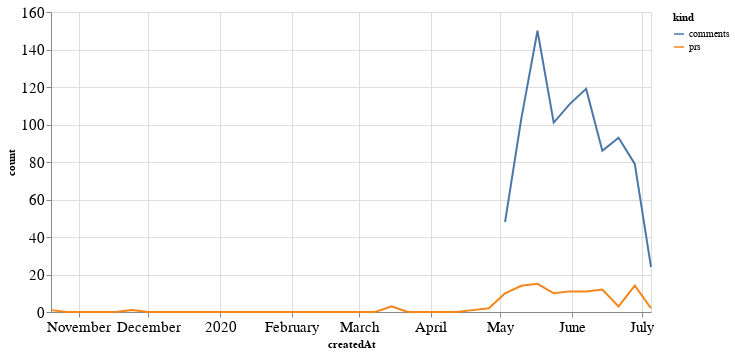

Notebook source saved alongside this figure:
### Code cell
alt.Chart(total_time, width=600).mark_line().encode(
    x='createdAt',
    y='count',
    color='kind'
)

### Figure 1 — Vega-Lite specification as saved in the notebook (floating-point values rounded to 4 significant figures)
{"config": {"axisLeft": {"labelFontSize": 15}, "axisBottom": {"labelFontSize": 15}}, "data": {"name": "data-55ab56f3a0daee4df197c204ff3b1c23"}, "mark": "line", "encoding": {"color": {"type": "nominal", "field": "kind"}, "x": {"type": "temporal", "field": "createdAt"}, "y": {"type": "quantitative", "field": "count"}}, "width": 600, "$schema": "https://vega.github.io/schema/vega-lite/v4.8.1.json", "datasets": {"data-55ab56f3a0daee4df197c204ff3b1c23": [{"createdAt": "2019-10-20T00:00:00", "kind": "prs", "count": 1.0}, {"createdAt": "2019-10-27T00:00:00", "kind": "prs", "count": 0.0}, {"createdAt": "2019-11-03T00:00:00", "kind": "prs", "count": 0.0}, {"createdAt": "2019-11-10T00:00:00", "kind": "prs", "count": 0.0}, {"createdAt": "2019-11-17T00:00:00", "kind": "prs", "count": 0.0}, {"createdAt": "2019-11-24T00:00:00", "kind": "prs", "count": 1.0}, {"createdAt": "2019-12-01T00:00:00", "kind": "prs", "count": 0.0}, {"createdAt": "2019-12-08T00:00:00", "kind": "prs", "count": 0.0}, {"createdAt": "2019-12-15T00:00:00", "kind": "prs", "count": 0.0}, {"createdAt": "2019-12-22T00:00:00", "kind": "prs", "count": 0.0}, {"createdAt": "2019-12-29T00:00:00", "kind": "prs", "count": 0.0}, {"createdAt": "2020-01-05T00:00:00", "kind": "prs", "count": 0.0}, {"createdAt": "2020-01-12T00:00:00", "kind": "prs", "count": 0.0}, {"createdAt": "2020-01-19T00:00:00", "kind": "prs", "count": 0.0}, {"createdAt": "2020-01-26T00:00:00", "kind": "prs", "count": 0.0}, {"createdAt": "2020-02-02T00:00:00", "kind": "prs", "count": 0.0}, {"createdAt": "2020-02-09T00:00:00", "kind": "prs", "count": 0.0}, {"createdAt": "2020-02-16T00:00:00", "kind": "prs", "count": 0.0}, {"createdAt": "2020-02-23T00:00:00", "kind": "prs", "count": 0.0}, {"createdAt": "2020-03-01T00:00:00", "kind": "prs", "count": 0.0}, {"createdAt": "2020-03-08T00:00:00", "kind": "prs", "count": 0.0}, {"createdAt": "2020-03-15T00:00:00", "kind": "prs", "count": 3.0}, {"createdAt": "2020-03-22T00:00:00", "kind": "prs", "count": 0.0}, {"createdAt": "2020-03-29T00:00:00", "kind": "prs", "count": 0.0}, {"createdAt": "2020-04-05T00:00:00", "kind": "prs", "count": 0.0}, {"createdAt": "2020-04-12T00:00:00", "kind": "prs", "count": 0.0}, {"createdAt": "2020-04-19T00:00:00", "kind": "prs", "count": 1.0}, {"createdAt": "2020-04-26T00:00:00", "kind": "prs", "count": 2.0}, {"createdAt": "2020-05-03T00:00:00", "kind": "prs", "count": 10.0}, {"createdAt": "2020-05-10T00:00:00", "kind": "prs", "count": 14.0}, {"createdAt": "2020-05-17T00:00:00", "kind": "prs", "count": 15.0}, {"createdAt": "2020-05-24T00:00:00", "kind": "prs", "count": 10.0}, {"createdAt": "2020-05-31T00:00:00", "kind": "prs", "count": 11.0}, {"createdAt": "2020-06-07T00:00:00", "kind": "prs", "count": 11.0}, {"createdAt": "2020-06-14T00:00:00", "kind": "prs", "count": 12.0}, {"createdAt": "2020-06-21T00:00:00", "kind": "prs", "count": 3.0}, {"createdAt": "2020-06-28T00:00:00", "kind": "prs", "count": 14.0}, {"createdAt": "2020-07-05T00:00:00", "kind": "prs", "count": 2.0}, {"createdAt": "2019-10-20T00:00:00", "kind": "comments", "count": null}, {"createdAt": "2019-10-27T00:00:00", "kind": "comments", "count": null}, {"createdAt": "2019-11-03T00:00:00", "kind": "comments", "count": null}, {"createdAt": "2019-11-10T00:00:00", "kind": "comments", "count": null}, {"createdAt": "2019-11-17T00:00:00", "kind": "comments", "count": null}, {"createdAt": "2019-11-24T00:00:00", "kind": "comments", "count": null}, {"createdAt": "2019-12-01T00:00:00", "kind": "comments", "count": null}, {"createdAt": "2019-12-08T00:00:00", "kind": "comments", "count": null}, {"createdAt": "2019-12-15T00:00:00", "kind": "comments", "count": null}, {"createdAt": "2019-12-22T00:00:00", "kind": "comments", "count": null}, {"createdAt": "2019-12-29T00:00:00", "kind": "comments", "count": null}, {"createdAt": "2020-01-05T00:00:00", "kind": "comments", "count": null}, {"createdAt": "2020-01-12T00:00:00", "kind": "comments", "count": null}, {"createdAt": "2020-01-19T00:00:00", "kind": "comments", "count": null}, {"createdAt": "2020-01-26T00:00:00", "kind": "comments", "count": null}, {"createdAt": "2020-02-02T00:00:00", "kind": "comments", "count": null}, {"createdAt": "2020-02-09T00:00:00", "kind": "comments", "count": null}, {"createdAt": "2020-02-16T00:00:00", "kind": "comments", "count": null}, {"createdAt": "2020-02-23T00:00:00", "kind": "comments", "count": null}, {"createdAt": "2020-03-01T00:00:00", "kind": "comments", "count": null}, {"createdAt": "2020-03-08T00:00:00", "kind": "comments", "count": null}, {"createdAt": "2020-03-15T00:00:00", "kind": "comments", "count": null}, {"createdAt": "2020-03-22T00:00:00", "kind": "comments", "count": null}, {"createdAt": "2020-03-29T00:00:00", "kind": "comments", "count": null}, {"createdAt": "2020-04-05T00:00:00", "kind": "comments", "count": null}, {"createdAt": "2020-04-12T00:00:00", "kind": "comments", "count": null}, {"createdAt": "2020-04-19T00:00:00", "kind": "comments", "count": null}, {"createdAt": "2020-04-26T00:00:00", "kind": "comments", "count": null}, {"createdAt": "2020-05-03T00:00:00", "kind": "comments", "count": 48.0}, {"createdAt": "2020-05-10T00:00:00", "kind": "comments", "count": 103.0}, {"createdAt": "2020-05-17T00:00:00", "kind": "comments", "count": 150.0}, {"createdAt": "2020-05-24T00:00:00", "kind": "comments", "count": 101.0}, {"createdAt": "2020-05-31T00:00:00", "kind": "comments", "count": 111.0}, {"createdAt": "2020-06-07T00:00:00", "kind": "comments", "count": 119.0}, {"createdAt": "2020-06-14T00:00:00", "kind": "comments", "count": 86.0}, {"createdAt": "2020-06-21T00:00:00", "kind": "comments", "count": 93.0}, {"createdAt": "2020-06-28T00:00:00", "kind": "comments", "count": 79.0}, {"createdAt": "2020-07-05T00:00:00", "kind": "comments", "count": 24.0}]}}
